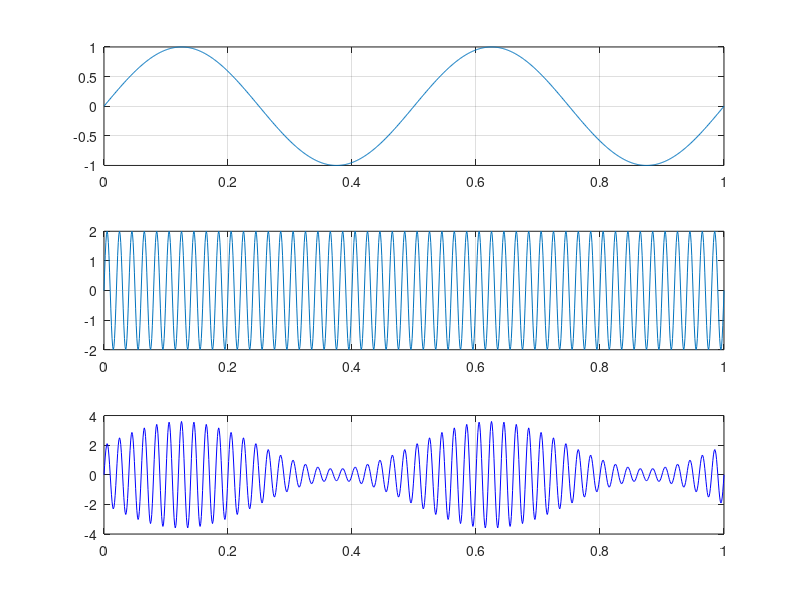

MATLAB code to generate this figure:
% https://www.youtube.com/watch?v=xaqfZEGyMGc&ab_channel=RKTHENUA

clear all;
clc;
close;

Ac = 2; %carier Amlitude
Am = 1; %Message signal Amlitude

Fc = 50; %carier Frequency
Fm = 2; %Message signal Amlitude (Must be less than Carrier freq)

T = 1;
sampling_frequency = 1000;
sampling_period = 1/sampling_frequency;
time = 0:sampling_period:T;

Ym = Am*sin(2*pi*Fm*time);

subplot(3,1,1);
title('Message Signal');
plot(time,Ym);
grid on;

Yc = Ac*sin(2*pi*Fc*time);

subplot(3,1,2);
title('Carrier Signal');
plot(time,Yc);
grid on;

Ka = 0.8 % amplitude sensitivity

Z = (1+Ka.*Ym).*Yc;

subplot(3,1,3);
title('Amlitude Modulated Signal');
plot(time,Z,'b');
grid on;
